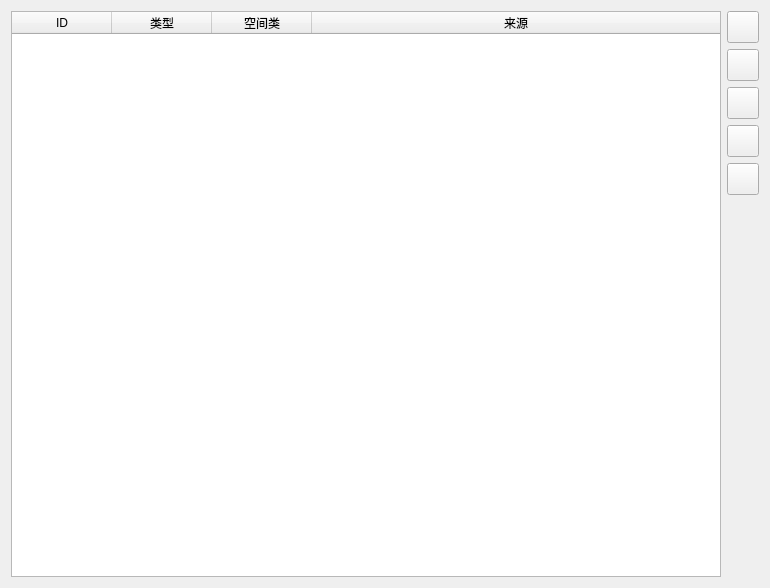
<?xml version="1.0" encoding="UTF-8"?>
<ui version="4.0">
 <class>DatastoreWidget</class>
 <widget class="QWidget" name="DatastoreWidget">
  <property name="geometry">
   <rect>
    <x>0</x>
    <y>0</y>
    <width>770</width>
    <height>588</height>
   </rect>
  </property>
  <property name="windowTitle">
   <string notr="true"/>
  </property>
  <layout class="QHBoxLayout" name="horizontalLayout">
   <item>
    <widget class="QTableWidget" name="DatastoreTableWidget">
     <property name="editTriggers">
      <set>QAbstractItemView::NoEditTriggers</set>
     </property>
     <property name="selectionMode">
      <enum>QAbstractItemView::SingleSelection</enum>
     </property>
     <property name="selectionBehavior">
      <enum>QAbstractItemView::SelectRows</enum>
     </property>
     <property name="sortingEnabled">
      <bool>true</bool>
     </property>
     <attribute name="horizontalHeaderStretchLastSection">
      <bool>true</bool>
     </attribute>
     <attribute name="verticalHeaderVisible">
      <bool>false</bool>
     </attribute>
     <column>
      <property name="text">
       <string>ID</string>
      </property>
     </column>
     <column>
      <property name="text">
       <string>类型</string>
      </property>
     </column>
     <column>
      <property name="text">
       <string>空间类</string>
      </property>
     </column>
     <column>
      <property name="text">
       <string>来源</string>
      </property>
     </column>
    </widget>
   </item>
   <item>
    <layout class="QVBoxLayout" name="verticalLayout_2">
     <item>
      <widget class="QPushButton" name="AddButton">
       <property name="minimumSize">
        <size>
         <width>32</width>
         <height>32</height>
        </size>
       </property>
       <property name="maximumSize">
        <size>
         <width>32</width>
         <height>32</height>
        </size>
       </property>
       <property name="text">
        <string notr="true"/>
       </property>
      </widget>
     </item>
     <item>
      <widget class="QPushButton" name="EditButton">
       <property name="minimumSize">
        <size>
         <width>32</width>
         <height>32</height>
        </size>
       </property>
       <property name="maximumSize">
        <size>
         <width>32</width>
         <height>32</height>
        </size>
       </property>
       <property name="text">
        <string notr="true"/>
       </property>
      </widget>
     </item>
     <item>
      <widget class="QPushButton" name="RemoveButton">
       <property name="minimumSize">
        <size>
         <width>32</width>
         <height>32</height>
        </size>
       </property>
       <property name="maximumSize">
        <size>
         <width>32</width>
         <height>32</height>
        </size>
       </property>
       <property name="text">
        <string notr="true"/>
       </property>
      </widget>
     </item>
     <item>
      <widget class="QPushButton" name="UpButton">
       <property name="minimumSize">
        <size>
         <width>32</width>
         <height>32</height>
        </size>
       </property>
       <property name="maximumSize">
        <size>
         <width>32</width>
         <height>32</height>
        </size>
       </property>
       <property name="text">
        <string notr="true"/>
       </property>
      </widget>
     </item>
     <item>
      <widget class="QPushButton" name="DownButton">
       <property name="minimumSize">
        <size>
         <width>32</width>
         <height>32</height>
        </size>
       </property>
       <property name="maximumSize">
        <size>
         <width>32</width>
         <height>32</height>
        </size>
       </property>
       <property name="text">
        <string notr="true"/>
       </property>
      </widget>
     </item>
     <item>
      <spacer name="verticalSpacer">
       <property name="orientation">
        <enum>Qt::Vertical</enum>
       </property>
       <property name="sizeHint" stdset="0">
        <size>
         <width>20</width>
         <height>40</height>
        </size>
       </property>
      </spacer>
     </item>
    </layout>
   </item>
  </layout>
 </widget>
 <resources/>
 <connections/>
</ui>
